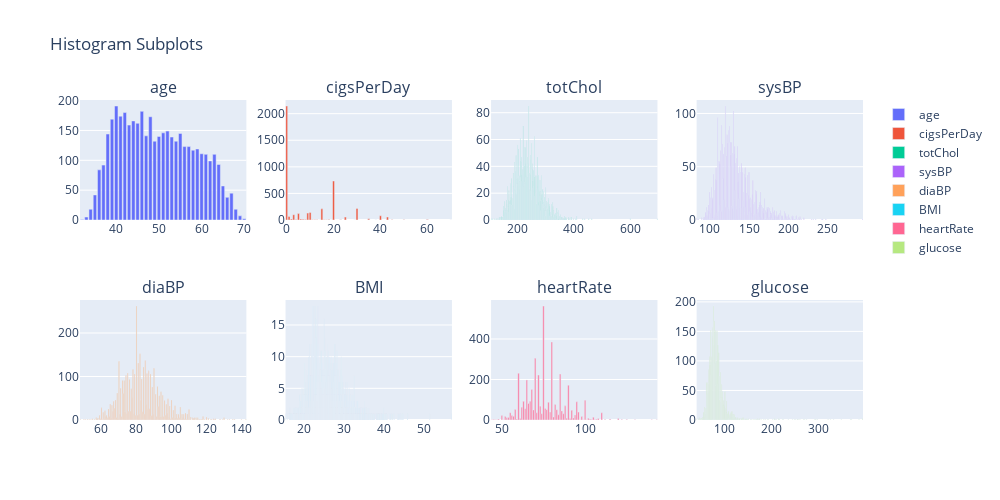

This figure's notebook cell:
### Code cell
import plotly.subplots as sp
import plotly.graph_objs as go
import pandas as pd

# Assuming df is your DataFrame and num_col is a list of column names

cat_columns = ['male','currentSmoker', 'BPMeds',
               'prevalentStroke', 'prevalentHyp', 'diabetes','TenYearCHD']

num_col=['age','cigsPerDay','totChol','sysBP','diaBP','BMI','heartRate','glucose']

fig = sp.make_subplots(rows=2, cols=4, subplot_titles=num_col)

for i in range(2):
    for x in range(4):
        if i == 1:
            hist_data = df[num_col[x+4]].value_counts().sort_index()
            trace = go.Bar(x=hist_data.index, y=hist_data.values, name=num_col[x+4])
        else:
            hist_data = df[num_col[x]].value_counts().sort_index()
            trace = go.Bar(x=hist_data.index, y=hist_data.values, name=num_col[x])
        fig.add_trace(trace, row=i+1, col=x+1)

fig.update_layout(
    title="Histogram Subplots",
    showlegend=True,
    autosize=False,
    width=1000,
    height=500,
)

fig.show()

### Figure 1 — Plotly figure (JSON) as saved in the notebook; plotly's stock layout.template omitted (floating-point values rounded to 4 significant figures; data arrays with more than 128 entries replaced by an {"elided": "..."} marker saying what was removed)
{"data": [{"name": "age", "type": "bar", "x": [32, 33, 34, 35, 36, 37, 38, 39, 40, 41, 42, 43, 44, 45, 46, 47, 48, 49, 50, 51, 52, 53, 54, 55, 56, 57, 58, 59, 60, 61, 62, 63, 64, 65, 66, 67, 68, 69, 70], "xaxis": "x", "y": [1, 5, 18, 42, 84, 92, 144, 169, 191, 174, 180, 159, 166, 162, 182, 141, 173, 132, 140, 146, 149, 139, 132, 145, 123, 123, 117, 119, 111, 110, 99, 110, 93, 57, 38, 45, 18, 7, 2], "yaxis": "y"}, {"name": "cigsPerDay", "type": "bar", "x": [0, 1, 2, 3, 4, 5, 6, 7, 8, 9, 10, 11, 12, 13, 14, 15, 16, 17, 18, 19, 20, 23, 25, 29, 30, 35, 38, 40, 43, 45, 50, 60, 70], "xaxis": "x2", "y": [2144, 67, 18, 100, 9, 121, 18, 12, 11, 130, 143, 5, 3, 3, 2, 210, 3, 7, 8, 2, 734, 6, 55, 1, 217, 22, 1, 80, 56, 3, 6, 11, 1], "yaxis": "y2"}, {"name": "totChol", "type": "bar", "x": {"elided": "248 int values"}, "xaxis": "x3", "y": {"elided": "248 int values"}, "yaxis": "y3"}, {"name": "sysBP", "type": "bar", "x": {"elided": "234 float values"}, "xaxis": "x4", "y": {"elided": "234 int values"}, "yaxis": "y4"}, {"name": "diaBP", "type": "bar", "x": {"elided": "146 float values"}, "xaxis": "x5", "y": {"elided": "146 int values"}, "yaxis": "y5"}, {"name": "BMI", "type": "bar", "x": {"elided": "1363 float values"}, "xaxis": "x6", "y": {"elided": "1363 int values"}, "yaxis": "y6"}, {"name": "heartRate", "type": "bar", "x": [44, 45, 46, 47, 48, 50, 51, 52, 53, 54, 55, 56, 57, 58, 59, 60, 61, 62, 63, 64, 65, 66, 67, 68, 69, 70, 71, 72, 73, 74, 75, 76, 77, 78, 79, 80, 81, 82, 83, 84, 85, 86, 87, 88, 89, 90, 91, 92, 93, 94, 95, 96, 97, 98, 99, 100, 101, 102, 103, 104, 105, 106, 107, 108, 110, 112, 115, 120, 122, 125, 130, 140, 143], "xaxis": "x7", "y": [1, 2, 1, 1, 5, 22, 1, 17, 11, 12, 36, 22, 18, 52, 5, 231, 7, 63, 92, 56, 197, 82, 93, 151, 50, 305, 36, 222, 68, 31, 563, 57, 51, 88, 39, 385, 15, 77, 51, 26, 227, 45, 31, 70, 9, 172, 7, 48, 10, 25, 90, 39, 1, 17, 1, 98, 1, 9, 5, 3, 14, 2, 4, 8, 36, 3, 5, 7, 2, 3, 1, 1, 1], "yaxis": "y7"}, {"name": "glucose", "type": "bar", "x": {"elided": "143 int values"}, "xaxis": "x8", "y": {"elided": "143 int values"}, "yaxis": "y8"}], "layout": {"annotations": [{"font": {"size": 16}, "showarrow": false, "text": "age", "x": 0.1062, "xanchor": "center", "xref": "paper", "y": 1, "yanchor": "bottom", "yref": "paper"}, {"font": {"size": 16}, "showarrow": false, "text": "cigsPerDay", "x": 0.3688, "xanchor": "center", "xref": "paper", "y": 1, "yanchor": "bottom", "yref": "paper"}, {"font": {"size": 16}, "showarrow": false, "text": "totChol", "x": 0.6313, "xanchor": "center", "xref": "paper", "y": 1, "yanchor": "bottom", "yref": "paper"}, {"font": {"size": 16}, "showarrow": false, "text": "sysBP", "x": 0.8938, "xanchor": "center", "xref": "paper", "y": 1, "yanchor": "bottom", "yref": "paper"}, {"font": {"size": 16}, "showarrow": false, "text": "diaBP", "x": 0.1062, "xanchor": "center", "xref": "paper", "y": 0.375, "yanchor": "bottom", "yref": "paper"}, {"font": {"size": 16}, "showarrow": false, "text": "BMI", "x": 0.3688, "xanchor": "center", "xref": "paper", "y": 0.375, "yanchor": "bottom", "yref": "paper"}, {"font": {"size": 16}, "showarrow": false, "text": "heartRate", "x": 0.6313, "xanchor": "center", "xref": "paper", "y": 0.375, "yanchor": "bottom", "yref": "paper"}, {"font": {"size": 16}, "showarrow": false, "text": "glucose", "x": 0.8938, "xanchor": "center", "xref": "paper", "y": 0.375, "yanchor": "bottom", "yref": "paper"}], "autosize": false, "height": 500, "showlegend": true, "title": {"text": "Histogram Subplots"}, "width": 1000, "xaxis": {"anchor": "y", "domain": [0, 0.2125]}, "xaxis2": {"anchor": "y2", "domain": [0.2625, 0.475]}, "xaxis3": {"anchor": "y3", "domain": [0.525, 0.7375]}, "xaxis4": {"anchor": "y4", "domain": [0.7875, 1]}, "xaxis5": {"anchor": "y5", "domain": [0, 0.2125]}, "xaxis6": {"anchor": "y6", "domain": [0.2625, 0.475]}, "xaxis7": {"anchor": "y7", "domain": [0.525, 0.7375]}, "xaxis8": {"anchor": "y8", "domain": [0.7875, 1]}, "yaxis": {"anchor": "x", "domain": [0.625, 1]}, "yaxis2": {"anchor": "x2", "domain": [0.625, 1]}, "yaxis3": {"anchor": "x3", "domain": [0.625, 1]}, "yaxis4": {"anchor": "x4", "domain": [0.625, 1]}, "yaxis5": {"anchor": "x5", "domain": [0, 0.375]}, "yaxis6": {"anchor": "x6", "domain": [0, 0.375]}, "yaxis7": {"anchor": "x7", "domain": [0, 0.375]}, "yaxis8": {"anchor": "x8", "domain": [0, 0.375]}}}
